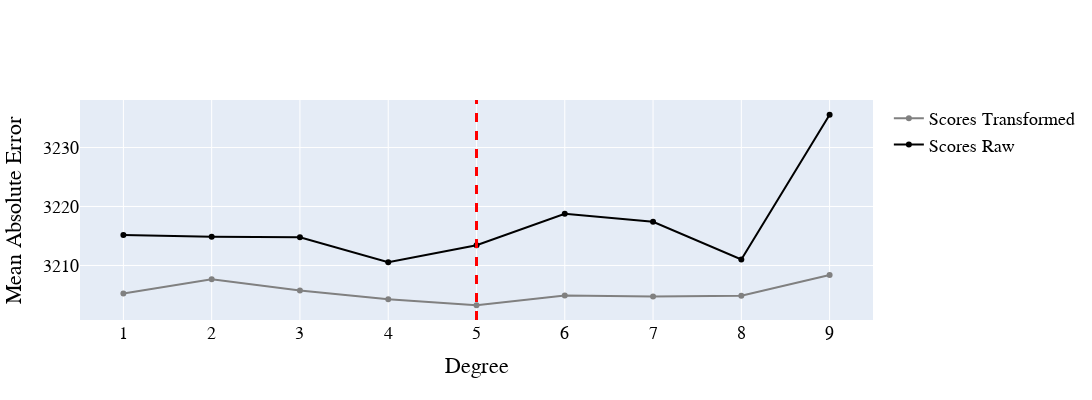

Notebook code for this chart:
### Code cell
degree_best_performance_online_news = plot_cross_val_score_comparison(chosen_dataset="Online News Popularity")

### Figure 1 — Plotly figure (JSON) as saved in the notebook; plotly's stock layout.template omitted (floating-point values rounded to 4 significant figures)
{"data": [{"line": {"color": "grey"}, "name": "Scores Transformed", "type": "scatter", "x": [1, 2, 3, 4, 5, 6, 7, 8, 9], "y": [3205.0, 3208.0, 3206.0, 3204.0, 3203.0, 3205.0, 3205.0, 3205.0, 3208.0]}, {"line": {"color": "black"}, "name": "Scores Raw", "type": "scatter", "x": [1, 2, 3, 4, 5, 6, 7, 8, 9], "y": [3215.0, 3215.0, 3215.0, 3211.0, 3213.0, 3219.0, 3217.0, 3211.0, 3236.0]}], "layout": {"font": {"color": "Black", "family": "Arial", "size": 18}, "height": 400, "shapes": [{"line": {"color": "red", "dash": "dash", "width": 3}, "name": "Best Performance", "type": "line", "x0": 5, "x1": 5, "xref": "x", "y0": 0, "y1": 1, "yref": "y domain"}], "showlegend": true, "width": 1200, "xaxis": {"title": {"text": "Degree"}}, "yaxis": {"title": {"text": "Mean Absolute Error"}}}}
